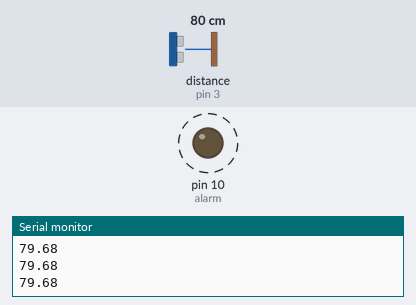
Bench run of a sketch on a simulated Arduino Uno, built with avr-gcc and run on an emulated ATmega328P. On the bench: output pins drawn as LEDs (lit = HIGH), the last lines printed to the serial monitor. Wiring (inferred from the names in the program): ultrasonic range finder: trigger pin 5; echo pin 3. Dashed ring = blinking. The inputs (shaded band) are chosen by the test bench; at power-on: distance to the obstacle (sensor on pin 3) 80 cm. The echo pulse lasts 58.3 µs per cm; pins used as bus, display or sensor lines are not drawn.

Above: at 1.2 s.
1.3 s: distance to the obstacle (sensor on pin 3) set to 2 cm
At 1.49 s:
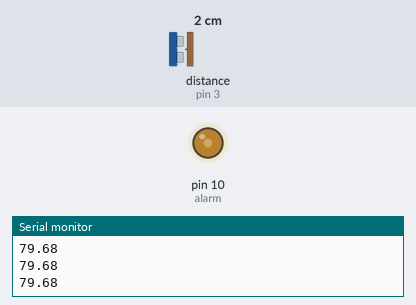
4.3 s: distance to the obstacle (sensor on pin 3) set to 60 cm
At 4.51 s:
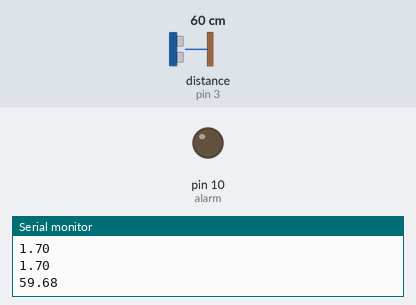
Timing chart, 0 to 13.3 s (numbered marks = the images above; inputs shaded):
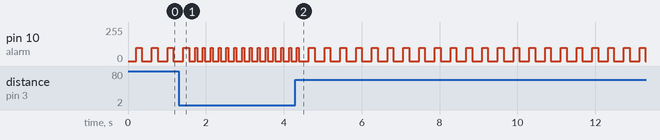

The sketch:

projeto_final_sistemas_embarcados1.ino
```cpp
byte echo = 3;
byte trigger = 5;
int alarm = 10;
float cm,duracao;

void setup()
{
  Serial.begin(9600);
  pinMode(trigger, OUTPUT);
  pinMode(echo, INPUT);
  pinMode(alarm, OUTPUT);
}

void loop()
{
	cm = distancia();
  	delay(50);
  	Serial.println(cm);

  if ((cm < 50) && (cm > 0)){
    delay(50);
    analogWrite(10, 100);
    delay(50);
    analogWrite(10, 0);
  } else if ((cm < 100) && (cm > 0)){
    delay(150);
    analogWrite(10, 100);
    delay(150);
    analogWrite(10, 0);
  } else if ((cm < 200) && (cm > 0)){
    delay(300);
    analogWrite(10, 100);
    delay(300);
    analogWrite(10, 0);
  } else if ((cm < 330) && (cm > 0)){
    delay(500);
    analogWrite(10, 100);
    delay(500);
    analogWrite(10, 0);
  }

  delay(50);
}

float distancia()
{
  digitalWrite(trigger, LOW);
  delayMicroseconds(5);
  digitalWrite(trigger, HIGH);
  delayMicroseconds(10);
  digitalWrite(trigger, LOW);
  duracao = pulseIn(echo, HIGH);
  float calcDistancia = (duracao/2) * 0.0343;
  if (calcDistancia >= 331) {
    calcDistancia=0;
  }
  return calcDistancia;
}
```

Measured:
- by itself, pin 10 (alarm): repeats every 0.40 s: 0/255 0.25 s, 100/255 0.15 s
